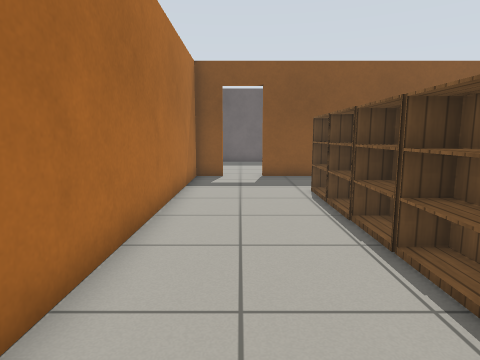
view 1 (above)

16 first-person views from a walk through a robot-simulator world made for Gazebo. The camera is 0.9 m above the floor, tilts 8° down and sees 75° across. The floor is counted in squares, 0.5 m on a side. Each view is taken from the middle of a square. On the plan, view 1 faces up. The plan holds only what a view shows up to about 16 squares ahead; the rest is blank. The place goes on beyond the plan. Gazebo's built-in surfaces are drawn with simple patterns.

view 2
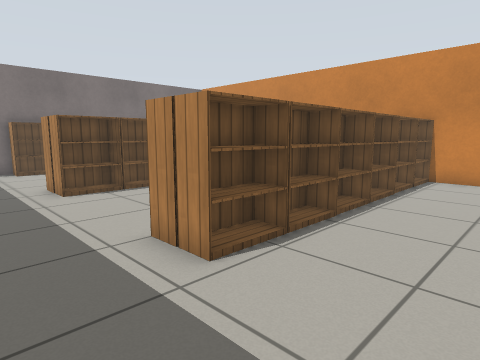

view 3
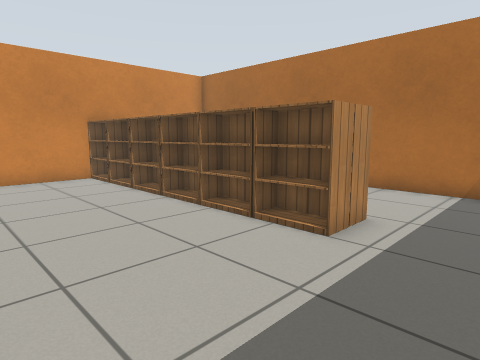

view 4
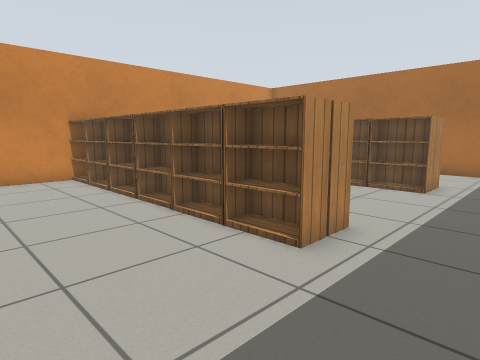

view 5
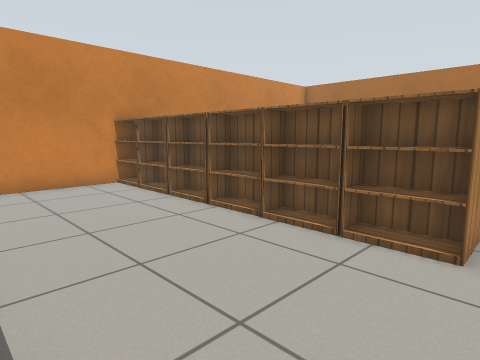

view 6
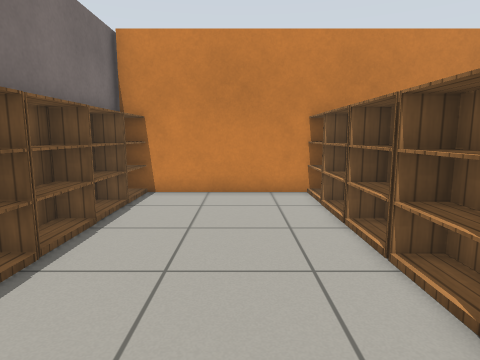

view 7
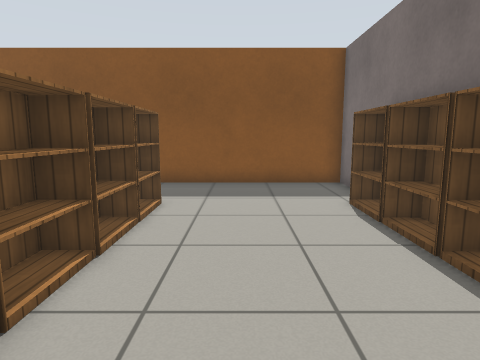

view 8
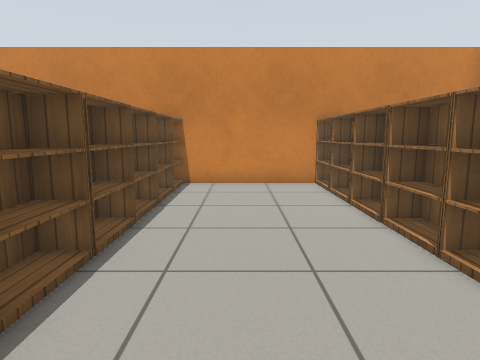

view 9
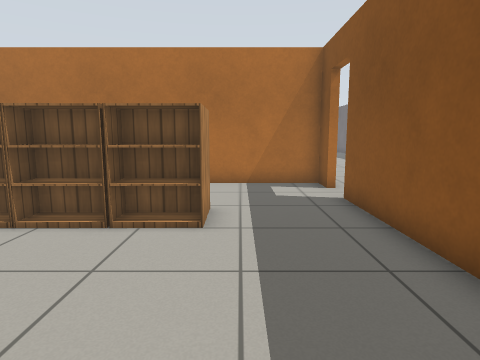

view 10
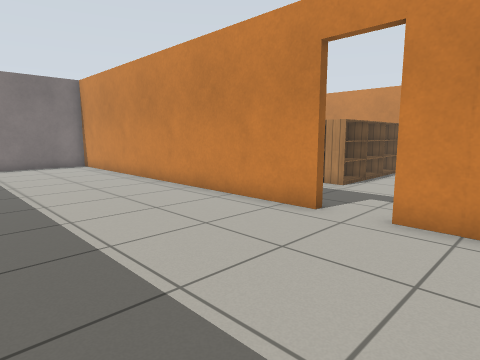

view 11
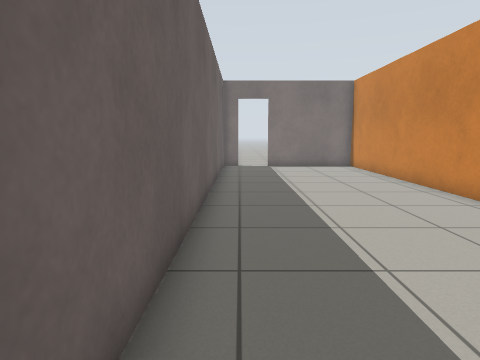

view 12
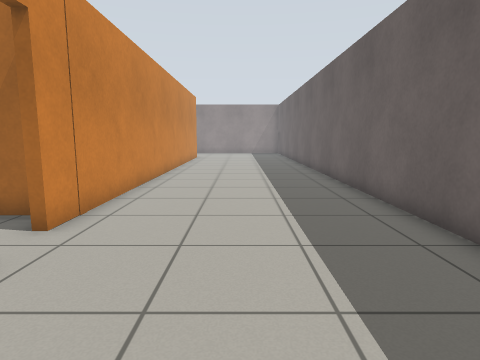

view 13
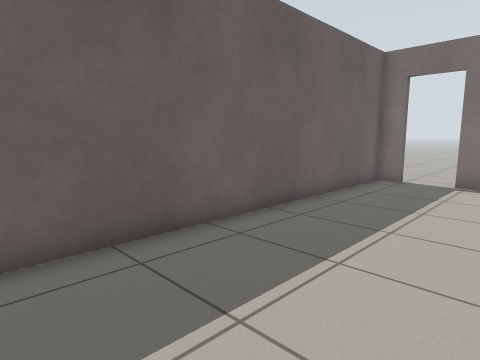

view 14
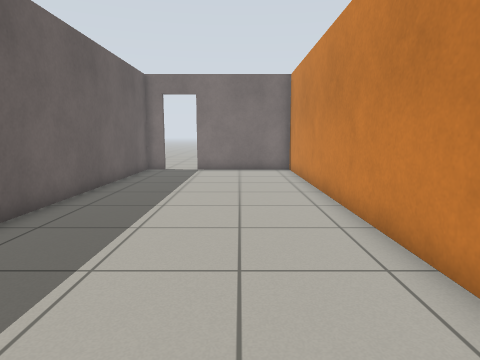

view 15
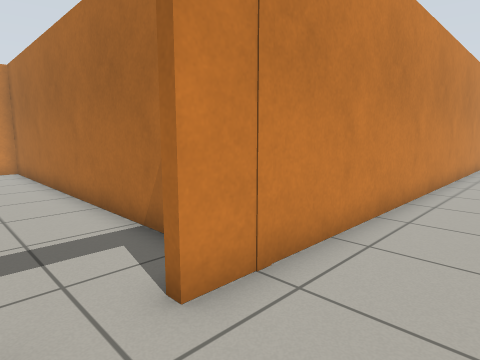

view 16
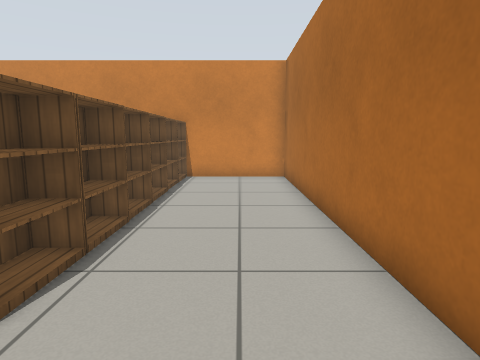

### Floor plan
Points are (right, up) in squares from view 1. A wall is a line through its corners. A room is listed if a view was taken in it or the views show most of it. See-through windows are left out.
Room 1 (views 1, 2, 3, 4, 5, 6, 7, 8, 9, 16)
walls: (-0.8, 14) (-2, 14) (-2, -0.9) (16.5, -0.9); (16.5, 14) (1, 14)
ways out: open door at (0.5, 14) to room 2
objects: bookshelf (2, 0) to (2, 1); bookshelf (2, 2); bookshelf (2, 3) to (3, 4); bookshelf (2, 5) to (2, 6); bookshelf (2, 7) to (2, 8); bookshelf (2, 9) to (3, 10); bookshelf (3, 0) to (4, 1); bookshelf (3, 2) to (4, 2); bookshelf (3, 5) to (4, 6); bookshelf (3, 7) to (4, 8); bookshelf (4, 3) to (4, 4); bookshelf (4, 9) to (4, 10); bookshelf (9, 0) to (9, 1); bookshelf (9, 2); bookshelf (9, 3) to (9, 4); bookshelf (9, 5) to (9, 6); bookshelf (9, 7) to (9, 8); bookshelf (9, 9) to (9, 10); bookshelf (10, 0) to (11, 1); bookshelf (10, 2) to (11, 2); bookshelf (10, 3) to (11, 4); bookshelf (10, 5) to (11, 6); bookshelf (10, 7) to (11, 8); bookshelf (10, 9) to (11, 10); bookshelf (16, 0) to (16, 1); bookshelf (16, 2); bookshelf (16, 3) to (16, 4); bookshelf (16, 5) to (16, 6); bookshelf (16, 7) to (16, 8); bookshelf (16, 9) to (16, 10)
Room 2 (views 10, 11, 12, 13, 14, 15)
walls: (1, 14.3) (16.1, 14.3); (-12.5, 14.3) (-0.8, 14.3); (16.5, 22) (-11.4, 22)
ways out: open door at (0.5, 14) to room 1

Positions as (right, up) in squares from view 1, and headings:
1: (0, 0), facing up
2: (-1, 13), facing down-right
3: (9, 13), facing down-left
4: (15, 13), facing down-left
5: (16, 11), facing down-left
6: (13, 9), facing down
7: (13, 2), facing up
8: (7, 11), facing down
9: (10, 11), facing left
10: (-3, 21), facing down-right
11: (-2, 21), facing right
12: (5, 18), facing left
13: (4, 17), facing up-right
14: (0, 17), facing right
15: (1, 17), facing down-left
16: (0, 13), facing down
